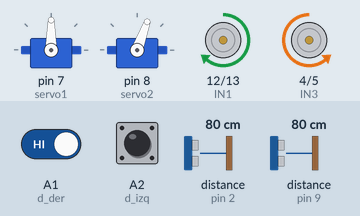
The sketch below on a simulated Arduino Uno, built with avr-gcc and run on an emulated ATmega328P. Shown: 2 × servo, motor-driver pin pairs drawn as motors (green arrow = first pin HIGH = forward, orange = second pin HIGH = backward, longer = more drive, scaled by the enable pin). Wiring (inferred from the names in the program): 2 × ultrasonic range finder: trigger pin 3, echo pin 2 / trigger pin 10, echo pin 9. The inputs (shaded band) are chosen by the test bench; at power-on: distance to the obstacle (sensors on pin 2, pin 9) 80 cm, A1 (d_der) HIGH, A2 (d_izq) HIGH. The echo pulse lasts 58.3 µs per cm.

Above: at 1.2 s.
1.3 s: distance to the obstacle (sensor on pin 2) set to 23 cm
2.8 s: distance to the obstacle (sensor on pin 2) set to 19 cm
At 3.6 s:
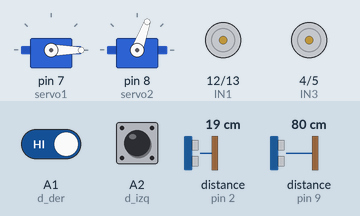
5.8 s: distance to the obstacle (sensor on pin 9) set to 77 cm
At 8.5 s:
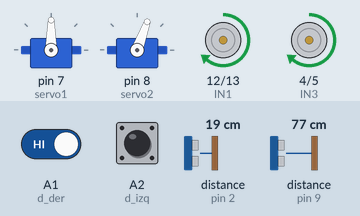
8.8 s: distance to the obstacle (sensor on pin 2) set to 75 cm
10.3 s: distance to the obstacle (sensor on pin 2) set to 83 cm
At 11.3 s:
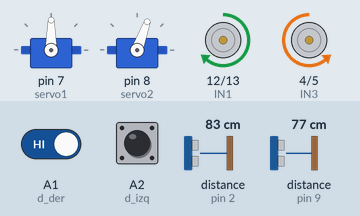
11.8 s: A1 (d_der) driven LOW
At 13.0 s:
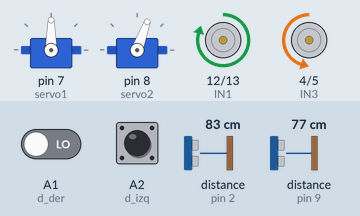
Timing chart, 0 to 17.9 s (numbered marks = the images above; inputs shaded):
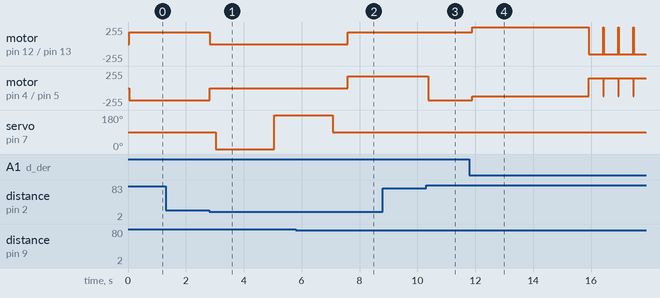

The sketch:

Codigo_RobotEsquivaObstaculos.ino
```cpp
#include <Servo.h>

Servo servo1;
Servo servo2;

int d_izq = A2;
int d_der = A1;

int t1 = 10;
int e1 = 9;
int t2 = 3;
int e2 = 2;
//int t3 = A5;  Futuro tercer sensor ultrasonico
//int e3 = A4;  Futuro tercer sensor ultrasonico

int IN1 = 12;
int IN2 = 13;
int ENA = 11;
int IN3 = 4;
int IN4 = 5;
int ENB = 6;

void setup()
{
  servo1.attach(7);
  servo2.attach(8);

  pinMode(t1,OUTPUT);
  pinMode(e1,INPUT);
  pinMode(t2,OUTPUT);
  pinMode(e2,INPUT);
  //pinMode(t3,OUTPUT);
  //pinMode(e3,INPUT);

  pinMode(d_izq,INPUT);
  pinMode(d_der,INPUT);

  pinMode(IN1,OUTPUT);
  pinMode(IN2,OUTPUT);
  pinMode(ENA,OUTPUT);
  pinMode(IN3,OUTPUT);
  pinMode(IN4,OUTPUT);
  pinMode(ENB,OUTPUT);
}

void loop()
{
  int aux;
  int ultra1;
  int ultra2;
  int cont = 0;
  boolean izq = digitalRead(d_izq);   //Devuelve false cuando detecta algo
  boolean der = digitalRead(d_der);   //Devuelve false cuando detecta algo

  servo1.write(90);
  servo2.write(70);   // servo que no se utiliza del pan tilt

  ultra1 = ultra(t1,e1);  //Activamos Ultrasonico 1
  delay(20);
  ultra2 = ultra(t2,e2);  //Activamos Ultrasonico 2
  delay(20);

  if(ultra2 < 20 || ultra1 < 20)  //Se activa cuando los ultrasonicos detectan objetos a menos de 20cm
  {
    if(izq == LOW || der == LOW)  //Se activa cuando los infrarojos encuentran obstaculos
    {
      motor(-1,180,180);  //Funcion para controlar motores -1 = reversa
      delay(1000);
    }
    else
    {
      aux = sele();
      while(aux < 30 && ultra2 < aux)
      {
        aux = sele();
        delay(500);
      }
    }
  }
  else
  {
    if(izq == LOW)
    {
      while(izq == LOW)           //Se activa cuando el sensor infrarojo izquierdo detecta obstaculo
      {
        motor(1,120,250);         //Potencia mas el segundo motor para que el robot gire hacia la derecha
        izq = digitalRead(d_izq);
        cont++;
        delay(20);
        if(cont > 200)            //Se activa cuando el robot queda travado sin avanzar y retrosede
        {
          motor(-1,150,150);
          delay(500);
        }
      }
    }
    else if(der == LOW)           //Se activa cuando el sensor infrarojo derecho detecta obstaculo
    {
      while(der == LOW)
      {
        motor(1,250,120);         //Potencia mas el primer motor para que el robot gire hacia la izquierda
        der = digitalRead(d_der);
        cont++;
        delay(20);
        if(cont > 200)            //Se activa cuando el robot queda travado sin avanzar y retrosede
        {
          motor(-1,150,150);
          delay(500);
        }
      }
    }
    else
    {
      motor(1,180,180);           //Camina hacia adelante
    }
  }
}

int ultra(int Trig, int Echo)     //Funcion para controlar Ultrasonicos
{
  long duracion;
  long distancia;

  digitalWrite(Trig,LOW);
  delayMicroseconds(2);
  digitalWrite(Trig,HIGH);
  delayMicroseconds(10);
  digitalWrite(Trig,LOW);

  duracion = pulseIn(Echo,HIGH);
  distancia = (duracion/2)/29;

  return distancia;
}

void motor(int dir,int m1,int m2)   //Funcion para controlar los motores
{
  if(dir==1)
  {
    digitalWrite(IN1,HIGH);
    digitalWrite(IN2,LOW);
    digitalWrite(IN3,LOW);
    digitalWrite(IN4,HIGH);
  }
  else if(dir==-1)
  {
    digitalWrite(IN1,LOW);
    digitalWrite(IN2,HIGH);
    digitalWrite(IN3,HIGH);
    digitalWrite(IN4,LOW);
  }
  else if(dir==2)
  {
    digitalWrite(IN1,HIGH);
    digitalWrite(IN2,LOW);
    digitalWrite(IN3,HIGH);
    digitalWrite(IN4,LOW);
  }
  else if(dir==-2)
  {
    digitalWrite(IN1,LOW);
    digitalWrite(IN2,HIGH);
    digitalWrite(IN3,LOW);
    digitalWrite(IN4,HIGH);
  }
  else
  {
    digitalWrite(IN1,LOW);
    digitalWrite(IN2,LOW);
    digitalWrite(IN3,LOW);
    digitalWrite(IN4,LOW);
  }

  analogWrite(ENA,m1);
  analogWrite(ENB,m2);
}

int sele()                //Funcion que detecta si el camino izquierdo o derecho es el mas largo girando hacia el mismo
{
  int iz;
  int de;
  int aux;
  motor(0,0,0);
  delay(200);

  servo1.write(0);
  delay(2000);
  de = ultra(t1,e1);
  delay(20);

  servo1.write(180);
  delay(2000);
  iz = ultra(t1,e1);
  delay(20);

  servo1.write(90);
  delay(500);

  if(de > iz)
  {
    aux = ultra(t2,e2);
    delay(20);
    while(aux < de)
    {
      motor(2,150,150);
      aux = ultra(t2,e2);
      delay(20);
    }
    return de;
  }

  else
  {
    aux = ultra(t2,e2);
    delay(20);
    while(aux < iz)
    {
      motor(-2,150,150);
      aux = ultra(t2,e2);
      delay(20);
    }
    return iz;
  }
}
```

Measured:
- the behaviour switches between 21 and 20 cm on distance to the obstacle (sensor on pin 2) (found by bisection; images 0 and 1)
- the behaviour switches between 80 and 79 cm on distance to the obstacle (sensor on pin 9) (found by bisection; images 1 and 2)
- the behaviour switches between 79 and 80 cm on distance to the obstacle (sensor on pin 2) (found by bisection; images 2 and 3)
- after the input at 1.3 s, every drawn part: stays the same
- after the input at 2.8 s, motor on pin 12 (IN1) / pin 13 (IN2): forward 180/255 → stopped at once; motor on pin 4 (IN3) / pin 5 (IN4): backward 180/255 → stopped at once; servo on pin 7 (servo1): 90° → 0° after 0.22 s, → 180° 2.0 s later
- after the input at 5.8 s, motor on pin 12 (IN1) / pin 13 (IN2), motor on pin 4 (IN3) / pin 5 (IN4): stopped → forward 180/255 after 1.8 s
- after the input at 8.8 s, every drawn part: stays the same
- after the input at 10.3 s, motor on pin 4 (IN3) / pin 5 (IN4): forward 180/255 → backward 180/255 after 0.08 s
- after the input at 11.8 s, motor on pin 12 (IN1) / pin 13 (IN2): forward 180/255 → forward 250/255 after 0.10 s, → backward 150/255 4.0 s later; motor on pin 4 (IN3) / pin 5 (IN4): backward 180/255 → backward 120/255 after 0.10 s, → forward 150/255 4.0 s later
